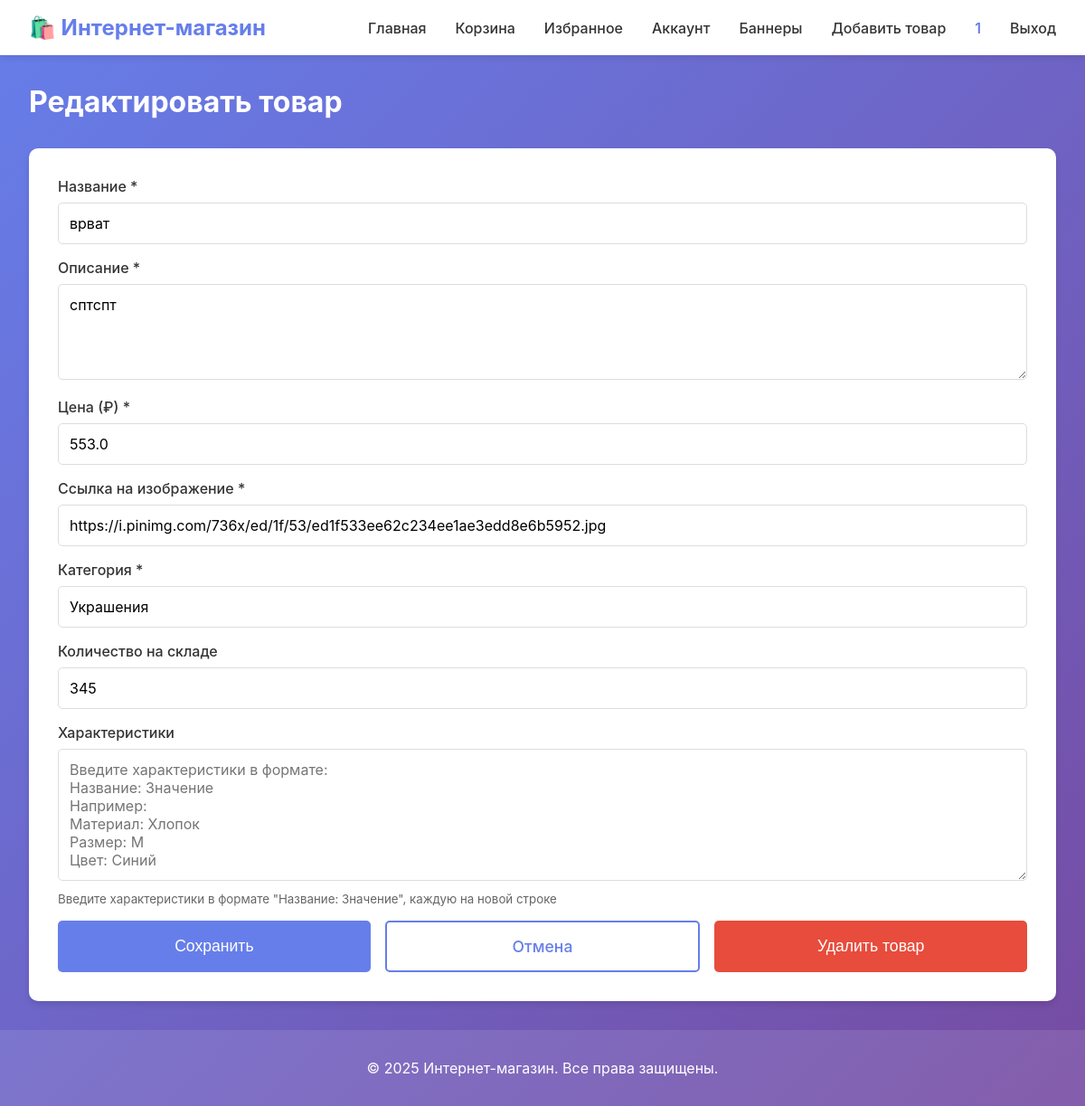
Page /product/3/edit (signed in) on the earlier database version.
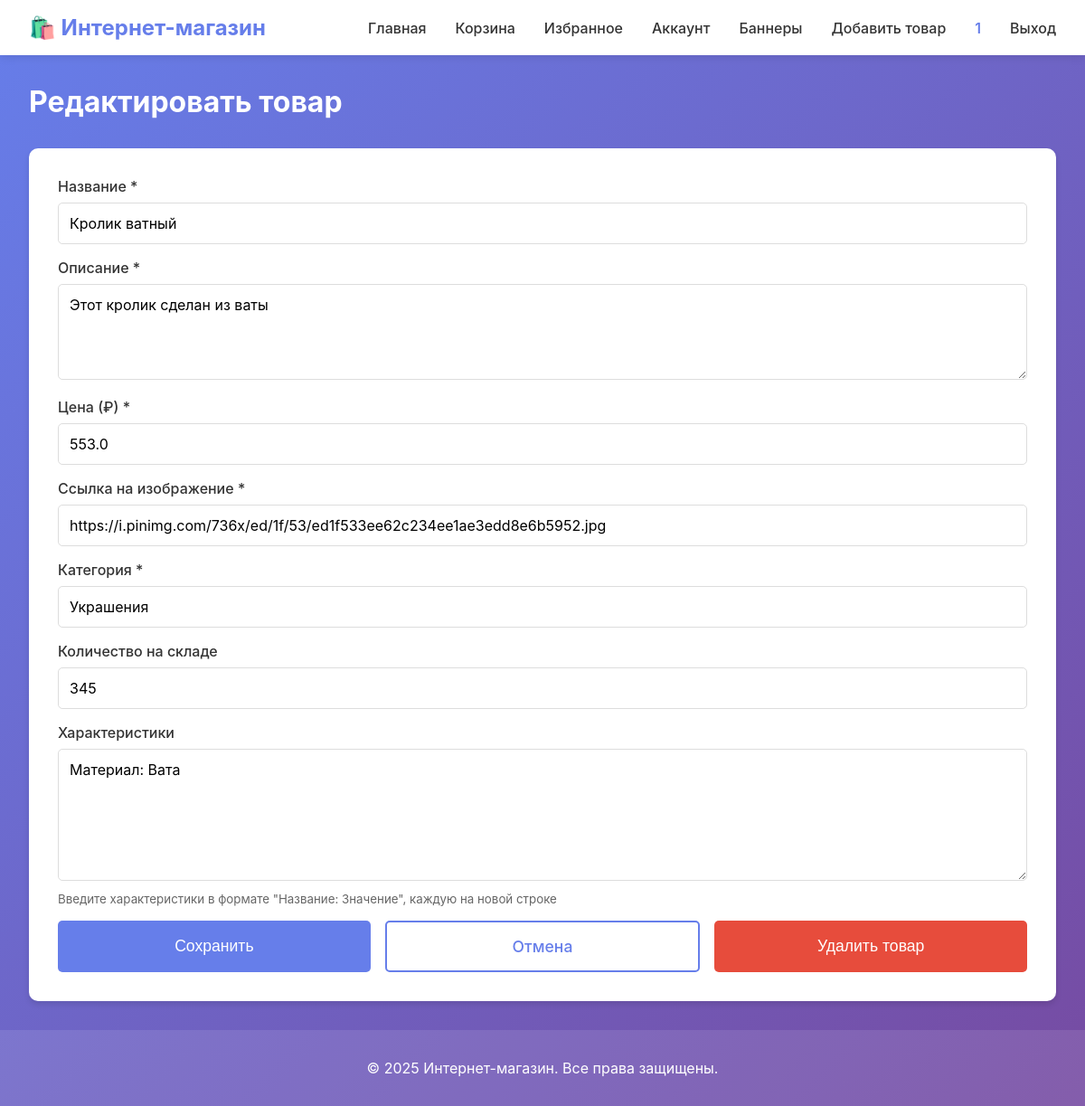
Same page on the later database version.
### tables this page shows
CREATE TABLE products
                 (id INTEGER PRIMARY KEY AUTOINCREMENT,
                  name TEXT NOT NULL,
                  description TEXT,
                  price REAL NOT NULL,
                  image TEXT,
                  category TEXT,
                  stock INTEGER DEFAULT 0,
                  created_by_user_id INTEGER, specifications TEXT,
                  FOREIGN KEY (created_by_user_id) REFERENCES users(id));

### app.py (the view, shortened to what this page needs)
@app.route('/product/<int:product_id>/edit', methods=['GET', 'POST'])
@login_required
def edit_product(product_id):
    conn = get_db()
    product = conn.execute('SELECT * FROM products WHERE id = ?', (product_id,)).fetchone()
    if not product:
        conn.close()
        flash('Товар не найден', 'error')
        return redirect(url_for('index'))
    if product['created_by_user_id'] is not None and product['created_by_user_id'] != session['user_id']:
        conn.close()
        flash('Вы можете редактировать только свои товары', 'error')
        return redirect(url_for('product', product_id=product_id))
    conn.close()
    return render_template('product_form.html', product=product, is_edit=True)

### app.py (called while the page is built)
def login_required(f):
    @wraps(f)
    def decorated_function(*args, **kwargs):
        if 'user_id' not in session:
            flash('Пожалуйста, войдите в систему', 'warning')
            return redirect(url_for('login'))
        return f(*args, **kwargs)
    return decorated_function

def get_db():
    conn = sqlite3.connect(app.config['DATABASE'])
    conn.row_factory = sqlite3.Row
    return conn

### templates/product_form.html (shortened to what this page needs)
{% extends "base.html" %}
{% block content %}
<div class="container">
    <h2>{{ 'Редактировать товар' if is_edit else 'Добавить новый товар' }}</h2>
    <div class="product-form-card">
        <form method="POST" action="{{ url_for('edit_product', product_id=product.id) if is_edit else url_for('add_product') }}">
            <div class="form-group">
                <label>Название *</label>
                <input type="text" name="name" class="form-control" required value="{{ product.name if product else request.form.name }}">
            </div>
            <div class="form-group">
                <label>Описание *</label>
                <textarea name="description" class="form-control" rows="4" required>{{ product.description if product else request.form.description }}</textarea>
            </div>
            <div class="form-group">
                <label>Цена (₽) *</label>
                <input type="number" step="0.01" min="0" name="price" class="form-control" required value="{{ product.price if product else request.form.price }}">
            </div>
            <div class="form-group">
                <label>Ссылка на изображение *</label>
                <input type="url" name="image" class="form-control" required value="{{ product.image if product else request.form.image }}">
            </div>
            <div class="form-group">
                <label>Категория *</label>
                <input type="text" name="category" class="form-control" required value="{{ product.category if product else request.form.category }}">
            </div>
            <div class="form-group">
                <label>Количество на складе</label>
                <input type="number" min="0" name="stock" class="form-control" value="{{ product.stock if product else (request.form.stock or 0) }}">
            </div>
            <div class="form-group">
                <label>Характеристики</label>
                <textarea name="specifications" class="form-control" rows="6" placeholder="Введите характеристики в формате:&#10;Название: Значение&#10;Например:&#10;Материал: Хлопок&#10;Размер: M&#10;Цвет: Синий">{{ product.specifications if product and product.specifications else (request.form.specifications or '') }}</textarea>
                <small style="color: #666; display: block; margin-top: 0.5rem;">Введите характеристики в формате "Название: Значение", каждую на новой строке</small>
            </div>
            <div style="display: flex; gap: 1rem; margin-top: 1rem;">
                <button type="submit" class="btn btn-primary btn-large">Сохранить</button>
                {% if is_edit %}
                    <a href="{{ url_for('product', product_id=product.id) }}" class="btn btn-outline btn-large">Отмена</a>
                    <form method="POST" action="{{ url_for('delete_product', product_id=product.id) }}" style="display: inline;" onsubmit="return confirm('Вы уверены, что хотите удалить этот товар? Это действие нельзя отменить.');">
                        <button type="submit" class="btn btn-danger btn-large">Удалить товар</button>
                    </form>
                {% endif %}
            </div>
        </form>
    </div>
</div>
{% endblock %}

### templates/base.html (shortened to what this page needs)
<!DOCTYPE html>
<html lang="ru">
<head>
    <link rel="stylesheet" href="{{ url_for('static', filename='style.css') }}">
</head>
<body>
    <nav class="navbar">
        <div class="nav-container">
            <h1 class="logo">🛍️ Интернет-магазин</h1>
            <div class="nav-links">
                <a href="{{ url_for('index') }}" class="nav-link">Главная</a>
                <a href="{{ url_for('cart') }}" class="nav-link">Корзина</a>
                <a href="{{ url_for('favorites') }}" class="nav-link">Избранное</a>
                {% if session.user_id %}
                    <a href="{{ url_for('account') }}" class="nav-link">Аккаунт</a>
                    <a href="{{ url_for('manage_banners') }}" class="nav-link">Баннеры</a>
                    <a href="{{ url_for('add_product') }}" class="nav-link">Добавить товар</a>
                    <span class="user-info">{{ session.username }}</span>
                    <a href="{{ url_for('logout') }}" class="nav-link">Выход</a>
                {% else %}
                    <a href="{{ url_for('login') }}" class="nav-link">Вход</a>
                    <a href="{{ url_for('register') }}" class="nav-link">Регистрация</a>
                {% endif %}
            </div>
        </div>
    </nav>
    <main class="main-content">
        {% block content %}{% endblock %}
    </main>
    <footer class="footer">
        <p>&copy; 2025 Интернет-магазин. Все права защищены.</p>
    </footer>
</body>
</html>

### static/style.css (style rules this page uses)
* { margin: 0; padding: 0; box-sizing: border-box; }
body { font-family: -apple-system, BlinkMacSystemFont, 'Segoe UI', Roboto, Oxygen, Ubuntu, Cantarell, sans-serif; background: linear-gradient(135deg, #667eea 0%, #764ba2 100%); min-height: 100vh; color: #333; display: flex; flex-direction: column; }
.navbar { background: white; box-shadow: 0 2px 10px rgba(0,0,0,0.1); padding: 1rem 0; position: sticky; top: 0; z-index: 1000; }
.nav-container { max-width: 1200px; margin: 0 auto; padding: 0 2rem; display: flex; justify-content: space-between; align-items: center; }
.logo { font-size: 1.5rem; color: #667eea; }
.nav-links { display: flex; align-items: center; gap: 2rem; }
.nav-link { text-decoration: none; color: #333; font-weight: 500; transition: color 0.3s; }
.user-info { color: #667eea; font-weight: 600; }
.main-content { flex: 1; padding: 2rem 0; }
.container { max-width: 1200px; margin: 0 auto; padding: 0 2rem; }
h2 { color: white; margin-bottom: 2rem; font-size: 2rem; }
.btn { padding: 0.75rem 1.5rem; border: none; border-radius: 5px; cursor: pointer; font-size: 1rem; font-weight: 500; transition: all 0.3s; text-decoration: none; display: inline-block; text-align: center; }
.btn-primary { background: #667eea; color: white; }
.btn-outline { background: transparent; border: 2px solid #667eea; color: #667eea; }
.btn-large { padding: 1rem 2rem; font-size: 1.1rem; width: 100%; }
.btn-danger { background: #e74c3c; color: white; border-color: #e74c3c; }
.product-form-card { background: white; border-radius: 10px; padding: 2rem; box-shadow: 0 4px 6px rgba(0,0,0,0.1); }
.form-group { margin-bottom: 1rem; }
.form-group label { display: block; margin-bottom: 0.5rem; font-weight: 500; }
.form-control { width: 100%; padding: 0.75rem; border: 1px solid #ddd; border-radius: 5px; font-size: 1rem; font-family: inherit; }
textarea.form-control { resize: vertical; min-height: 100px; }
.footer { background: rgba(255,255,255,0.1); color: white; text-align: center; padding: 2rem; margin-top: auto; }

Differences in the rows shown:
changed products "https://i.pinimg.com/736x/ed/1f/53/ed1f533ee62c234ee1ae3edd8e6b5952.jpg": name "врват" → "Кролик ватный"; description "сптспт" → "Этот кролик сделан из ваты"; specifications (not shown) → "Материал: Вата"
